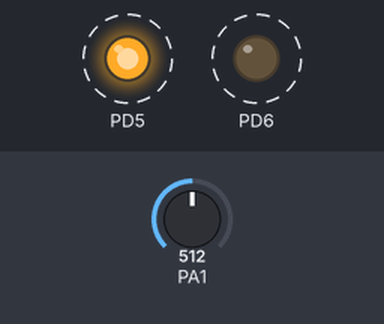
A program run on a simulated ATmega32, built with avr-gcc and emulated at 8 MHz. Parts: output pins drawn as LEDs (lit = HIGH). Dashed ring = blinking. The test bench sets the inputs (shaded band); at power-on: PA1 = 512. What the program prints to the serial monitor is not drawn.

Above: at 1.3 s.
1.4 s: PA1 set to 716
4.4 s: PA1 set to 900
Timing chart, 0 to 13.4 s (numbered marks = the images above; inputs shaded):
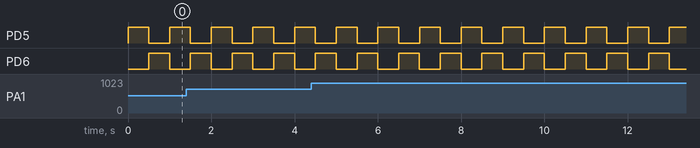

The program:

main.c
```c
/*
 * Task1_Tx.c
 *
 * Created: 10/9/2019 3:55:46 PM
 * Author : Ahmed Mobarez
 *
 *Description :
 * This is the Transmitting MCU Code for Task1 in the Applied Programming Course at FHOO
 *
 * Purpose :
 *  The implementation of this code includes reading sensor data through ADC then the transmission of this data through UART communication protocol
 *  to another device
 *
 *
 * Input/Output :
 *  Input  : ADC data (ADCH) ( 10-bits)
 *  Output : UART Data (8-bits)
 *
 * MCU : ATmega32 , BOARD : myAVR Board MK2
 *
 *  Developed on Windows 10 using AtmelStudio 7.0.2389
 */


#include "UART_lib.h"
#include "ADC_lib.h"
#include "timer_lib.h"
#include <util/delay.h>
#include <avr/interrupt.h>


ISR(ADC_vect)
{

	//Toggle pin for testing
	PORTD ^= (1<<PD5);

	//Send ADCH through UART
	uart_write(ADCH);


}

ISR(TIMER1_COMPB_vect)
{
	//Toggle pin for testing
	PORTD ^= (1<<PD6);


}


int main(void)
{


	// Initialize ADC Module
	ADC_init();

	// initialize UART transfer
	uart_init(9600);

	//Initialize timer 1 -- Pass required time interval in seconds
	timer1_init(0.5);

	// set pins PD5, PD6 as output for testing
	DDRD |= (1<<DDD5) | (1<<DDD6);

	//Start ADCconversion
	ADC_start();

	//Enable Global Interrupt
	 sei();


  while (1)
	{

	}

}
```

ADC_lib.c
```c
/*
 * ADC_lib.c
 *
 * Created: 10/8/2019 6:48:19 PM
 *  Author: Ahmed
 */

 #include "ADC_lib.h"


void ADC_init()
{

 //Set reference voltage to be VCC
 ADMUX |=(1<<REFS0) ;

 //Choose PA1 as our analog input pin (ADC1)
 ADMUX |=(1<<MUX0);

 //Left adjust ADC data for easier 8 bit reading
 ADMUX |=(1<<ADLAR) ;


  //Enable ADC
  ADCSRA |= (1<<ADEN);

  //Set Pre-scaler value to 128 ( frequency = F_CPU/128 = 62.5KHz )
  ADCSRA |=(1<<ADPS0)|(1<<ADPS1)|(1<<ADPS2);

  //Enable ADC Interrupt
  ADCSRA |= (1<<ADIE);

  //Enable ADC Auto-Triggering
  ADCSRA |= (1<<ADATE);

  //Auto Triggering mode -- Trigger source : Timer/Counter1 Compare Match B
  SFIOR |= (1<<ADTS2) | (1<<ADTS0);


 }


void ADC_start()
{

 //Start conversion
  ADCSRA |= (1<<ADSC);


 }
```

ADC_lib.h
```c
/*
 * ADC_lib.h
 *
 * Created: 10/8/2019 6:47:44 PM
 *  Author: Ahmed
 */
 #include <avr/io.h>

#ifndef ADC_LIB_H_
#define ADC_LIB_H_

void ADC_init();
void ADC_start();


#endif /* ADC_LIB_H_ */
```

UART_lib.c
```c
/*
 * UART_lib.c
 *
 * Created: 10/3/2019 9:58:11 AM
 *  Author: Ahmed
 */

 #include "UART_lib.h"


 void baud_rate(uint16_t baud_val)
 {

 // Value to be calculated that corresponds to required baud rate
 uint16_t UBRR=0;

 // Calculate UBRR value for the micro-controller
 // Equation provided by ATmega32 data sheet for the calculation of UBRR value
 UBRR = (F_CPU/(16*baud_val))-1;

 // Split the value into the higher and lower UBRR bits
 UBRRH = (UBRR >> 8);
 UBRRL = UBRR;

 }


 void uart_init(uint16_t baud_val)
 {

 // Enable UART reception and transmission
 UCSRB |= (1<<TXEN);

 // Set frame format : 8 data bits, 2 stop bits

 UCSRC |= (1<<URSEL) | (1<<USBS) | (1<<UCSZ1) | (1<<UCSZ0);

 //Set Parity bits
 UCSRC |= (1<<UPM1) | (1<<UPM0);

 //Set baud_Rate
 baud_rate(baud_val);


 }


 unsigned char uart_read()
 {

 // Wait for data to be received
 while ( !(UCSRA & (1<<RXC)) );

 //Return received value
 return UDR;

 }


void uart_write(unsigned char send)
{


  //Wait for empty transmit buffer
  while ( !(UCSRA & (1<<UDRE) ) );

  //Put data into buffer
  UDR = send;


 }
```

UART_lib.h
```c
/*
 * UART_lib.h
 *
 * Created: 10/3/2019 9:57:48 AM
 *  Author: Ahmed
 */
 #include <avr/io.h>
 #define F_CPU 8000000 //Hz


#ifndef UART_LIB_H_
#define UART_LIB_H_

void uart_init(uint16_t baud_val);
void baud_rate(uint16_t baud_val);
unsigned char uart_read();
void uart_write( unsigned char send);


#endif /* UART_LIB_H_ */
```

timer_lib.c
```c
/*
 * PWM_lib.c
 *
 * Created: 10/9/2019 9:20:26 PM
 *  Author: Ahmed
 */

 #include "timer_lib.h"


 void timer0_init(){

  // Set wave generation mode to fast PWM
  TCCR0 |= (1<<WGM01) | (1<<WGM00);

  //Set compare match output mode to non-inverting mode
  TCCR0 |=  (1<<COM01)| (1<<COM00);

  // No timer Pre-scaling
  TCCR0 |= (1<<CS00);

  //Enable pin OCR0 as output
  DDRB |= (1<<DDB3);
 }

 void timer0_cycle( uint8_t duty_cycle)
 {

  OCR0 = duty_cycle;

 }


 void timer1_init(float delay)
 {
	 // Setup CTC Mode
	 TCCR1B |= (1 << WGM12);

	 // Set timer with Pre-scaler = 256
	 TCCR1B |= (1 << CS12);

	 //Enable interrupt
	 TIMSK |= (1<<OCIE1B);

	 // initialize counter
	 TCNT1 = 0;

	 // initialize compare value --> Required delay of 500ms at frequecy of F_CPU/256
   // Equation provided by ATmega32 data sheet to calculate timer count given required delay
   OCR1A = ((delay*F_CPU)/256)-1;


 }
```

timer_lib.h
```c
/*
 * PWM_lib.h
 *
 * Created: 10/9/2019 9:20:09 PM
 *  Author: Ahmed
 */


#ifndef TIMER_LIB_H_
#define TIMER_LIB_H_
#define F_CPU 8000000 //Hz
#include <avr/io.h>


void timer0_init();
void timer0_cycle(uint8_t duty_cycle);
void timer1_init(float delay);


#endif /* PWM_LIB_H_ */
```

Measured:
- by itself, PD5, PD6: alternates HIGH for 0.50 s and LOW for 0.50 s
